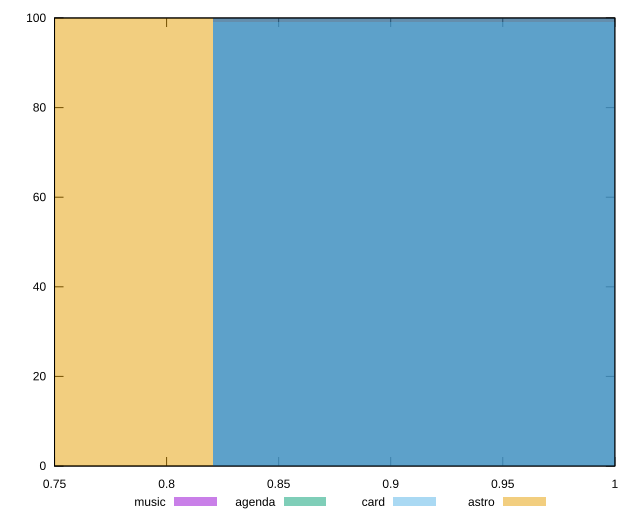

Recreate this plot in gnuplot.
reset

$music <<EOF
0.9379748578673771 100
EOF

$agenda <<EOF
0.9379748578673771 100
EOF

$card <<EOF
0.9379748578673771 99
EOF

$astro <<EOF
0.7034811434005328 100
EOF

set key outside below
set boxwidth 0.23449371446684428
set xrange [0.75:1]
set yrange [0:100]
set trange [0:100]
set style fill transparent solid 0.5 noborder
set terminal svg size 640, 520 enhanced background rgb 'white'
set output "reports/report_00030_2021-02-24T20-42-31.540Z/uses-rel-preconnect/comparison/histogram/all_score.svg"

plot $music title "music" with boxes, \
     $agenda title "agenda" with boxes, \
     $card title "card" with boxes, \
     $astro title "astro" with boxes

reset
